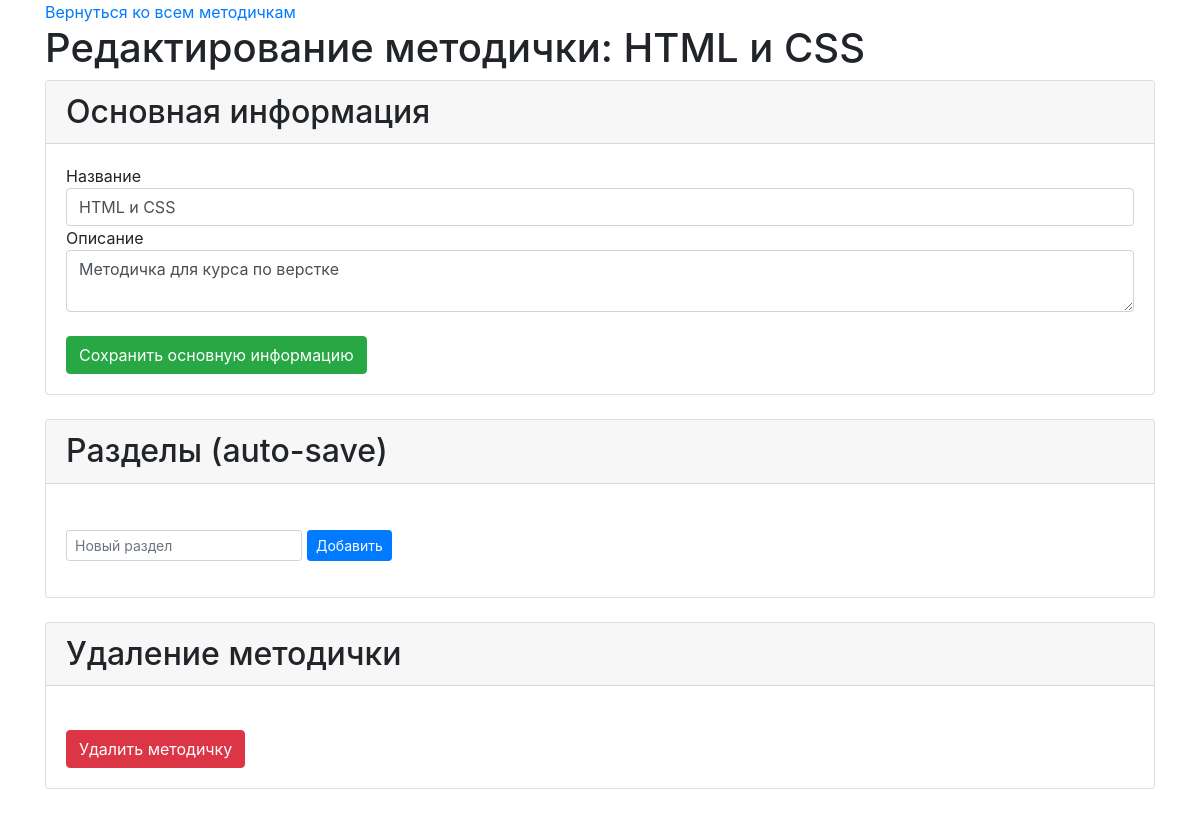
Before: /panel/manual.php?id=4 with the older database file.
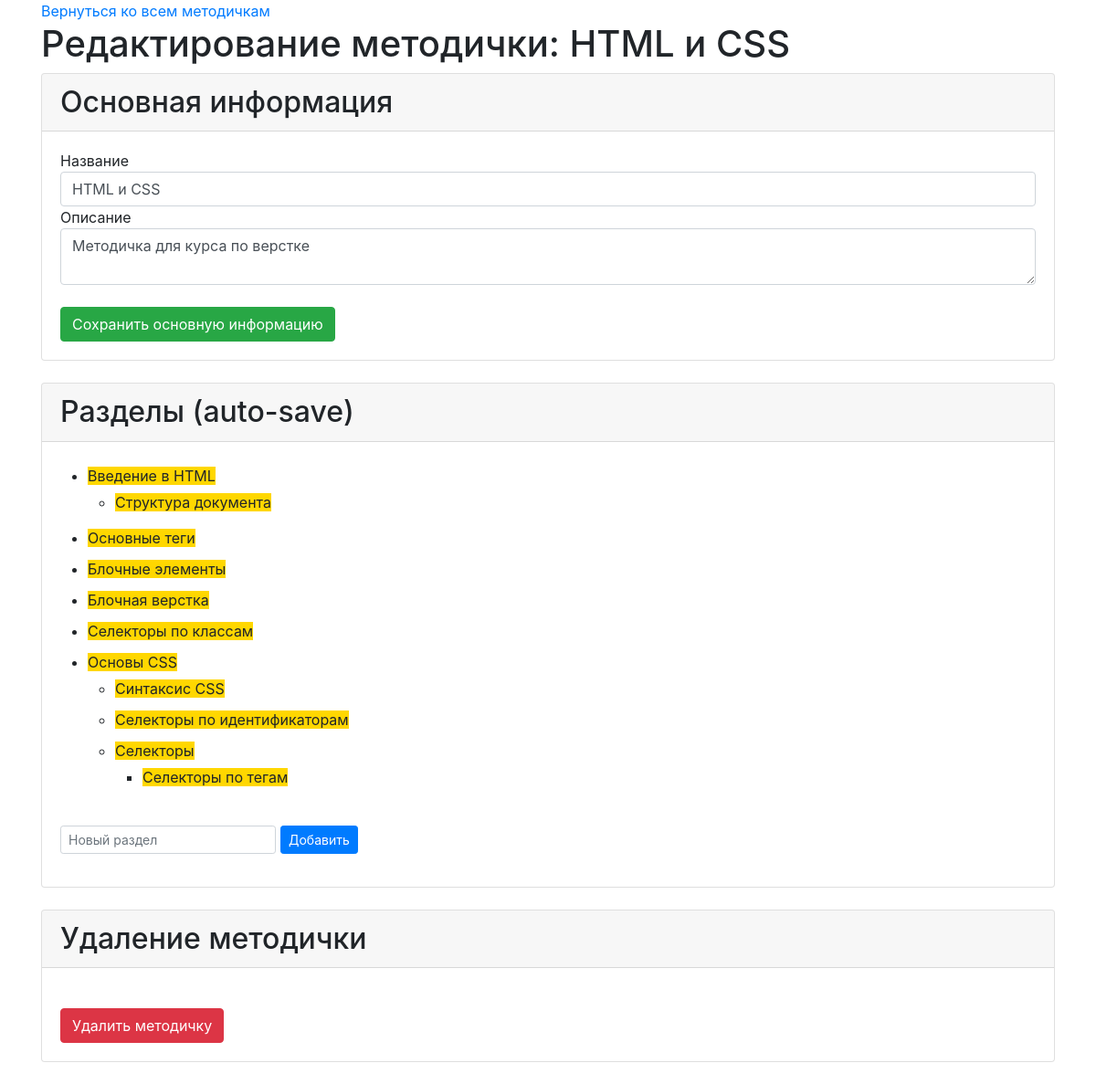
After: the same page with the newer database file.
### tables this page shows
CREATE TABLE `sections` (
  `section_id` int(11) NOT NULL,
  `parent_id` int(11) DEFAULT NULL,
  `manual_id` int(11) NOT NULL,
  `name` varchar(255) NOT NULL,
  `description` text,
  `position` int(11) NOT NULL
);

### panel/manual.php (called while the page is built, shortened)
<?php
include ('../parts/func.php');
include ('../parts/head.php');
include ('../parts/manual_info.php');
include ('../parts/footer.php');

### parts/func.php (the view, shortened to what this page needs)
<?php
function getSections($link, $manual_id, $parent_id = 0) {
    $query = "SELECT * FROM sections WHERE manual_id=$manual_id && parent_id".($parent_id == 0 ? " IS NULL" : "=$parent_id")." ORDER BY position";
    $result = mysqli_query($link, $query);
    if ($result->num_rows > 0) {
        $sections = [];
        while ($section = mysqli_fetch_assoc($result)) {
            $sub_sections = getSections($link, $manual_id, $section['section_id']);
            if ($sub_sections !== false) {
                $section['sections'] = $sub_sections;
            }
            $sections[] = $section;
        }
    } else {
        return false;
    }
    return $sections;
}
function printSections($sections, $first = true) {
    echo '<ul class="sortable">';
    foreach ($sections as $section) {
        echo '<li class="section" data-section-id="'.$section['section_id'].'">';
        echo
        '<span>'.$section['name'].'
            <a href="/" class="delete-section">удалить раздел</a>
        </span>';
        if (isset($section['sections'])) {
            printSections($section['sections'], false);
        } else {
            echo '<ul class="sortable"></ul>';
        }
        echo '</li>';
    }
    echo "</ul>";
    if ($first) {
        echo
        '<form id="add-section" class="form-inline">
            <div class="form-group mb-3" style="margin-left: 0!important; margin-right: 5px!important;">
                <input id="add-section-name" type="text" class="form-control form-control-sm" placeholder="Новый раздел" required>
            </div>
            <button type="submit" class="btn btn-primary btn-sm mb-3">Добавить</button>
        </form>';
    }
}

Changed rows visible on the page:
now on this page (row edited): sections: name "Введение в HTML", shown under "Разделы (auto-save)"
now on this page (row unchanged): sections: name "Структура документа", shown under "Введение в HTML"
now on this page (row edited): sections: name "Основные теги", shown under "Разделы (auto-save)"
now on this page (row edited): sections: name "Блочные элементы", shown under "Разделы (auto-save)"
now on this page (row edited): sections: name "Блочная верстка", shown under "Разделы (auto-save)"
now on this page (row edited): sections: name "Селекторы по классам", shown under "Разделы (auto-save)"
now on this page (row edited): sections: name "Основы CSS", shown under "Разделы (auto-save)"
now on this page (row edited): sections: name "Синтаксис CSS", shown under "Основы CSS"
now on this page (row edited): sections: name "Селекторы по идентификаторам", shown under "Основы CSS"
now on this page (row edited): sections: name "Селекторы", shown under "Основы CSS"
now on this page (row unchanged): sections: name "Селекторы по тегам", shown under "Селекторы"
